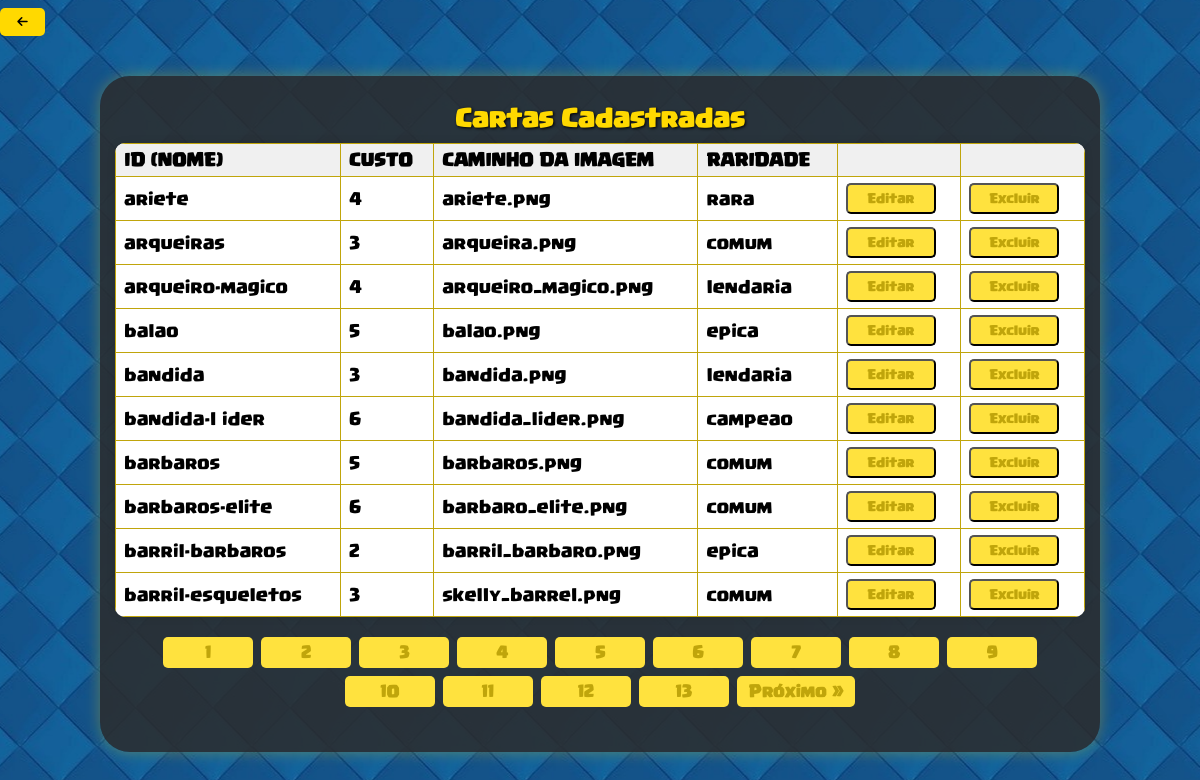
Page /cartas/listar-carta/listar-carta.php (signed in) on the committed database.
### tables this page shows
CREATE TABLE `carta` (
  `id` varchar(20) NOT NULL,  
  `custo` int NOT NULL,
  `srcImagem` varchar(40) NOT NULL,
  `raridade` varchar(15) NOT NULL,
  PRIMARY KEY (`id`)
);

### src/Repositorio/CartaRepositorio.php (called while the page is built, shortened)
<?php
    class CartaRepositorio
    {
        private PDO $pdo;
        public function __construct(PDO $pdo)
        {
            $this->pdo = $pdo;
        }
        private function formarObjeto(array $dados): Carta
        {
            return new Carta($dados['id'], (int)$dados['custo'], $dados['srcImagem'], $dados['raridade']);
        }
        public function contarTodos()
        {
            $sql = "SELECT COUNT(*) FROM carta";
            $stmt = $this->pdo->query($sql);
            return (int) $stmt->fetchColumn();
        }
        public function buscarPaginado(int $limite, int $offset): array
        {
            $sql = "SELECT id, custo, srcImagem, raridade FROM carta LIMIT :limite OFFSET :offset";
            $stmt = $this->pdo->prepare($sql);
            $stmt->bindValue(':limite', $limite, PDO::PARAM_INT);
            $stmt->bindValue(':offset', $offset, PDO::PARAM_INT);
            $stmt->execute();
            $resultados = $stmt->fetchAll(PDO::FETCH_ASSOC);
            return array_map(fn($dados) => $this->formarObjeto($dados), $resultados);
        }
    }
?>

### src/paginacao.php (called while the page is built)
<?php
class Paginacao
{
    private int $totalItens;
    private int $itensPorPagina;
    private int $paginaAtual;
    public function __construct(int $totalItens, int $itensPorPagina, int $paginaAtual)
    {
        $this->totalItens = $totalItens;
        $this->itensPorPagina = $itensPorPagina;
        $this->paginaAtual = max(1, $paginaAtual);
    }
    public function getOffset(): int
    {
        return ($this->paginaAtual - 1) * $this->itensPorPagina;
    }
    public function getLimite(): int
    {
        return $this->itensPorPagina;
    }
    public function getTotalPaginas(): int
    {
        return (int) ceil($this->totalItens / $this->itensPorPagina);
    }
    public function getPaginaAtual(): int
    {
        return $this->paginaAtual;
    }
}
?>

### src/Modelo/carta.php (called while the page is built, shortened)
<?php
    class Carta
    {
        private string $id;
        private int $custoCarta;
        private string $caminhoCarta;
        private string $raridadeCarta;
        public function __construct(string $id, int $custoCarta, string $caminhoCarta, string $raridadeCarta){
            $this->id = $id;
            $this->custoCarta = $custoCarta;
            $this->raridadeCarta = $raridadeCarta;
            $this->caminhoCarta = $caminhoCarta;
        }
        public function getId(): string
        {
            return $this->id;
        }
        public function getCustoCarta(): int
        {
            return $this->custoCarta;
        }
        public function getRaridadeCarta(): string
        {
            return $this->raridadeCarta;
        }
        public function getCaminhoCarta(): string
        {
            return $this->caminhoCarta;
        }
    }
?>

### cartas/listar-carta/listar-carta.php (the view, shortened to what this page needs)
<?php
require __DIR__ . "/../../src/conexao-bd.php";
require_once __DIR__ . '/../../src/Repositorio/CartaRepositorio.php';
require_once __DIR__ . '/../../src/Modelo/carta.php';
require __DIR__ . "/../../src/paginacao.php";
$climite = 10;
$paginaAtual = isset($_GET['pagina']) ? (int) $_GET['pagina'] : 1;
$cartaRepositorio = new CartaRepositorio($pdo);
$totalCartas = $cartaRepositorio->contarTodos();
$paginacao = new Paginacao($totalCartas, $climite, $paginaAtual);
$cartas = $cartaRepositorio->buscarPaginado($paginacao->getLimite(), $paginacao->getOffset());
?>
<!DOCTYPE html>
<html lang="pt-br">
<head>
    <link rel="stylesheet" href="https://cdnjs.cloudflare.com/ajax/libs/font-awesome/6.4.0/css/all.min.css" />
    <link rel="stylesheet" href="../../css/listar.css" />
</head>
<body>
    <form action="../administrar/administrar-carta.php">
        <button type="submit" id="botao-menu"><i class="fas fa-arrow-left"></i></button>
    </form>
    <div class="container-formulario">
        <div class="formulario">
            <h1 class="titulo">Cartas Cadastradas</h1>
            <div class="tabela">
                <table>
                    <thead>
                        <tr>
                            <th>ID (Nome)</th>
                            <th>Custo</th>
                            <th>Caminho da Imagem</th>
                            <th>Raridade</th>
                            <th> </th>
                            <th> </th>
                        </tr>
                    </thead>
                    <tbody>
                        <?php foreach ($cartas as $carta): ?>
                            <tr>
                                <td><?= htmlspecialchars($carta->getId()) ?></td>
                                <td><?= htmlspecialchars($carta->getCustoCarta()) ?></td>
                                <td><?= htmlspecialchars($carta->getCaminhoCarta()) ?></td>
                                <td><?= htmlspecialchars($carta->getRaridadeCarta()) ?></td>
                                <td>
                                    <form action="../atualizar-carta/atualizar-carta.php" method="POST">
                                        <button type="submit" class="botao-alterar">Editar</button>
                                    </form>
                                </td>
                                <td>
                                    <form action="../atualizar-carta/deletar-carta.php" method="post">
                                        <input type="submit" class="botao-alterar" value="Excluir">
                                    </form>
                                </td>
                            </tr>
                        <?php endforeach; ?>
                    </tbody>
                </table>
                <div class="paginacao" style="text-align:center; margin-top: 20px;">
                    <?php for ($i = 1; $i <= $paginacao->getTotalPaginas(); $i++): ?>
                        <?php if ($i === $paginacao->getPaginaAtual()): ?>
                            <strong><?= $i ?></strong>
                        <?php else: ?>
                            <a href="?pagina=<?= $i ?>" class="botao-pagina"><?= $i ?></a>
                        <?php endif; ?>
                    <?php endfor; ?>
                    <?php if ($paginacao->getPaginaAtual() < $paginacao->getTotalPaginas()): ?>
                        <a href="?pagina=<?= $paginacao->getPaginaAtual() + 1 ?>" class="botao-pagina">Próximo »</a>
                    <?php endif; ?>
                </div>
            </div>
        </div>
    </div>
</body>
</html>

### css/listar.css (style rules this page uses)
html, body { height: 100%; margin: 0; padding: 0; overflow: hidden; background-position: center; background-image: url("../img/fundo-section.jpg"); font-family: fonteClash, sans-serif; color: rgb(255, 217, 0); font-size: 12px; }
.container-formulario { max-width: 1000px; width: 90%; margin: 40px auto; padding: 15px; background-color: rgba(44, 44, 44, 0.85); border-radius: 30px; color: rgb(255, 217, 0); box-shadow: 0 0 15px rgba(255, 217, 0, 0.3); box-sizing: border-box; display: flex; flex-direction: column; }
#botao-menu { margin: 8px 0; width: 45px; height: 28px; font-size: 12px; display: flex; justify-content: center; align-items: center; background-color: rgb(255, 217, 0); color: black; border: none; border-radius: 5px; cursor: pointer; flex-shrink: 0; }
.titulo { font-family: fonteClash; font-size: 20px; margin-bottom: 10px; text-align: center; color: rgb(255, 217, 0); text-shadow: 1px 1px 3px #000; flex-shrink: 0; }
table { width: 100%; min-width: 550px; border-collapse: collapse; font-family: fonteClash; font-size: 14px; color: #000000; background-color: #ffffff; border-radius: 10px; overflow: hidden; box-shadow: 0 0 8px rgba(0, 0, 0, 0.1); }
th, td { border: 1px solid rgb(192, 165, 11); padding: 6px 8px; text-align: left; vertical-align: middle; color: #000000; white-space: nowrap; }
th { background-color: #f0f0f0; font-weight: 900; text-transform: uppercase; }
.paginacao { margin-top: 20px; margin-bottom: 30px; text-align: center; display: flex; flex-wrap: wrap; justify-content: center; gap: 8px; white-space: normal; overflow-x: visible; }
.paginacao a.botao-pagina, .paginacao strong { padding: 6px 12px; background-color: rgb(255, 226, 62); color: rgb(192, 165, 11); border-radius: 5px; text-decoration: none; font-family: fonteClash; font-weight: bold; transition: background-color 0.3s ease; font-size: 13px; display: inline-block; min-width: 90px; text-align: center; box-sizing: border-box; }
.botao-alterar { padding: 6px 12px; background-color: rgb(255, 226, 62); color: rgb(192, 165, 11); border-radius: 5px; text-decoration: none; font-family: fonteClash; font-weight: bold; transition: background-color 0.3s ease; font-size: 10px; display: inline-block; min-width: 90px; text-align: center; box-sizing: border-box; }

### rows in the picture
carta: id "ariete", custo "4", srcImagem "ariete.png", raridade "rara"
carta: id "arqueiras", custo "3", srcImagem "arqueira.png", raridade "comum"
carta: id "arqueiro-magico", custo "4", srcImagem "arqueiro_magico.png", raridade "lendaria"
carta: id "balao", custo "5", srcImagem "balao.png", raridade "epica"
carta: id "bandida", custo "3", srcImagem "bandida.png", raridade "lendaria"
carta: id "bandida-l ider", custo "6", srcImagem "bandida_lider.png", raridade "campeao"
carta: id "barbaros", custo "5", srcImagem "barbaros.png", raridade "comum"
carta: id "barbaros-elite", custo "6", srcImagem "barbaro_elite.png", raridade "comum"
carta: id "barril-barbaros", custo "2", srcImagem "barril_barbaro.png", raridade "epica"
carta: id "barril-esqueletos", custo "3", srcImagem "skelly_barrel.png", raridade "comum"
